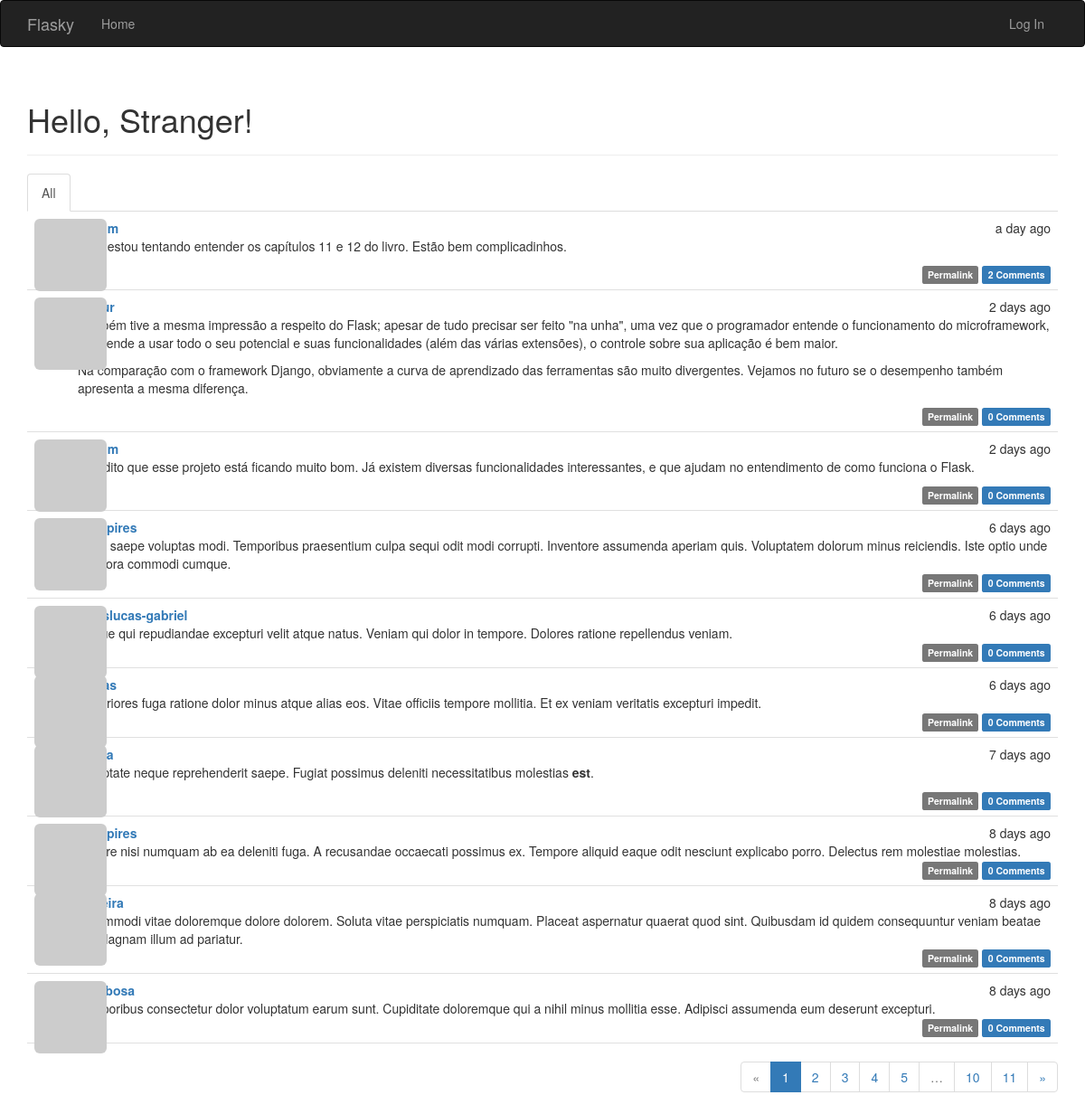
Before: / with the older database file.
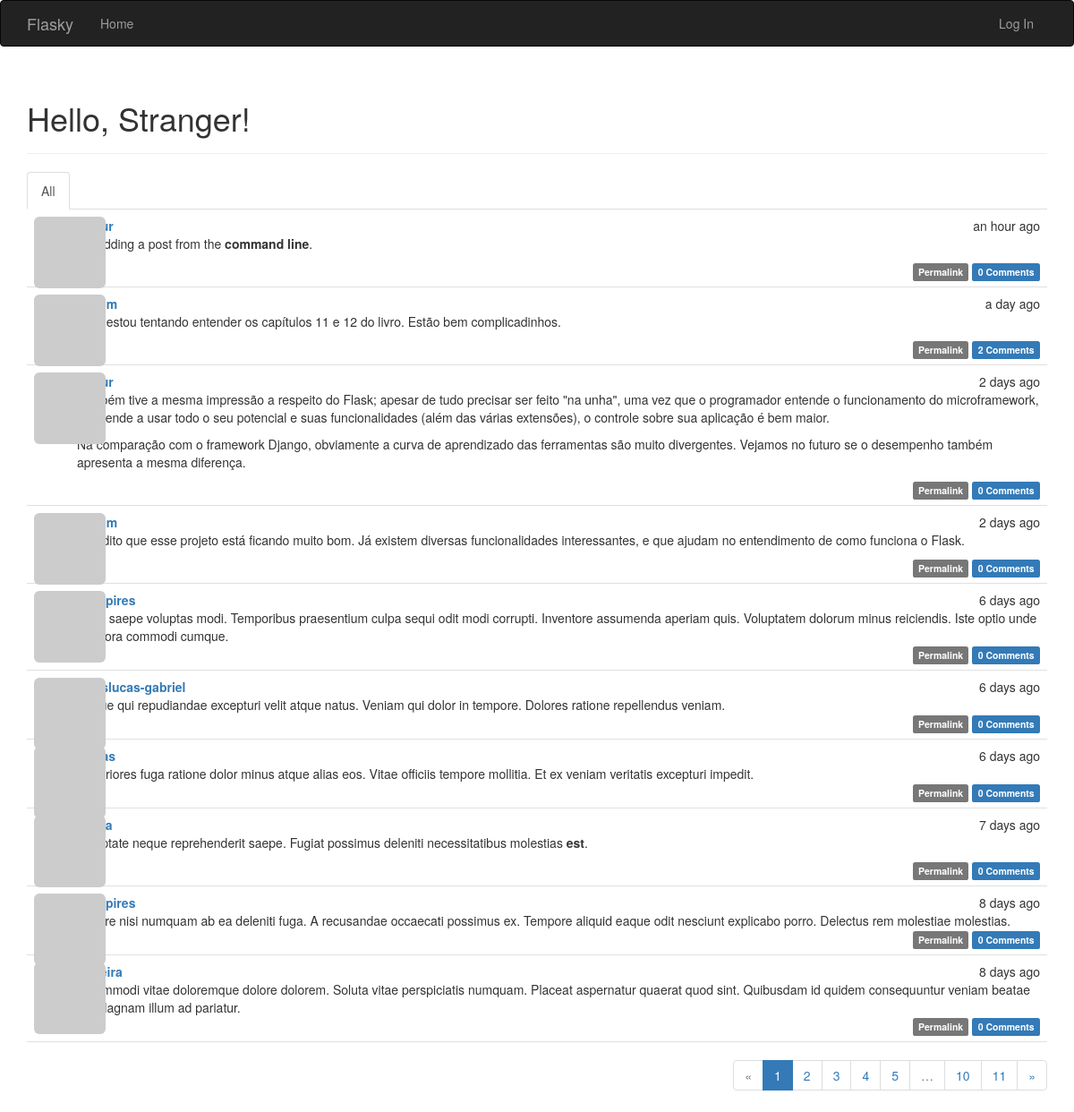
After: the same page with the newer database file.
### app/models.py (models this page shows, shortened)
class Post(db.Model):
    __tablename__ = 'posts'
    id = db.Column(db.Integer, primary_key=True)
    body = db.Column(db.Text)
    body_html = db.Column(db.Text)
    timestamp = db.Column(db.DateTime, index=True, default=datetime.utcnow)
    author_id = db.Column(db.Integer, db.ForeignKey('users.id'))
    comments = db.relationship('Comment', backref='post', lazy='dynamic')

class User(UserMixin, db.Model):
    __tablename__ = 'users'
    id = db.Column(db.Integer, primary_key=True)
    email = db.Column(db.String(64), unique=True, index=True)
    username = db.Column(db.String(64), unique=True, index=True)
    name = db.Column(db.String(64))
    location = db.Column(db.String(64))
    about_me = db.Column(db.Text())
    member_since = db.Column(db.DateTime(), default=datetime.utcnow)
    last_seen = db.Column(db.DateTime(), default=datetime.utcnow)
    confirmed = db.Column(db.Boolean, default=False)
    password_hash = db.Column(db.String(128))
    avatar_hash = db.Column(db.String(32))
    role_id = db.Column(db.Integer, db.ForeignKey('roles.id'))
    posts = db.relationship('Post', backref='author', lazy='dynamic')
    followed = db.relationship(
        'Follow',
        foreign_keys=[Follow.follower_id],
        backref=db.backref('follower', lazy='joined'),
        lazy='dynamic',
        cascade='all, delete-orphan'
    )
    followers = db.relationship(
        'Follow',
        foreign_keys=[Follow.followed_id],
        backref=db.backref('followed', lazy='joined'),
        lazy='dynamic',
        cascade='all, delete-orphan'
    )
    comments = db.relationship('Comment', backref='author', lazy='dynamic')
    @property
    def password(self):
        raise AttributeError('password is not a readable attribute')
    def gravatar_hash(self):
        return hashlib.md5(self.email.lower().encode('utf-8')).hexdigest()
    def gravatar(self, size=100, default='identicon', rating='g'):
        if request.is_secure:
            url = 'https://secure.gravatar.com/avatar'
        else:
            url = 'http://secure.gravatar.com/avatar'
        hash = self.avatar_hash or self.gravatar_hash()
        return f'{url}/{hash}?s={size}&d={default}&r={rating}'

### app/main/views.py (the view, shortened to what this page needs)
@main.route('/', methods=['GET', 'POST'])
def index():
    form = PostForm()
    page = request.args.get('page', 1, type=int)
    show_followed = False
    if current_user.is_authenticated:
        show_followed = bool(request.cookies.get('show_followed', ''))
    if show_followed:
        query = current_user.followed_posts
    else:
        query = Post.query
    pagination = query.order_by(Post.timestamp.desc()).paginate(
        page,
        per_page=current_app.config['FLASKY_POSTS_PER_PAGE'],
        error_out=False,
    )
    posts = pagination.items
    return render_template(
        'index.html',
        form=form,
        posts=posts,
        show_followed=show_followed,
        pagination=pagination
    )

### app/auth/views.py (called while the page is built)
@auth.before_app_request
def before_request():
    if current_user.is_authenticated:
        current_user.ping()
        if (not current_user.confirmed
                and request.endpoint
                and request.blueprint != 'auth'
                and request.endpoint != 'static'):
            return redirect(url_for('auth.unconfirmed'))

### app/main/__init__.py (called while the page is built)
@main.app_context_processor
def inject_permissions():
    return dict(Permission=Permission)

### app/models.py (called while the page is built)
    def can(self, permissions):
        return False

    def is_administrator(self):
        return False

### app/templates/index.html (shortened to what this page needs)
{% extends "base.html" %}
{% import "bootstrap/wtf.html" as wtf %}
{% import "_macros.html" as macros %}
{% block page_content %}
<div class="page-header">
    <h1>Hello, {% if current_user.is_authenticated %}{{ current_user.username }}{% else %}Stranger{% endif %}!</h1>
</div>
<div class="post-tabs">
    <ul class="nav nav-tabs">
        <li{% if not show_followed %} class="active"{% endif %}>
            <a href="{{ url_for('.show_all') }}">All</a>
        </li>
    </ul>
    {% include '_posts.html' %}
</div>
{% if pagination %}
<div class="pagination">
    {{ macros.pagination_widget(pagination, '.index') }}
</div>
{% endif %}
{% endblock %}

### app/templates/_posts.html (shortened to what this page needs)
<ul class="posts">
    {% for post in posts %}
    <li class="post">
        <div class="post-thumbnail">
            <a href="{{ url_for('.user', username=post.author.username) }}">
                <img class="img-rounded profile-thumbnail" src="{{ post.author.gravatar(size=40) }}">
            </a>
        </div>
        <div class="post-content">
            <div class="post-date">{{ moment(post.timestamp).fromNow() }}</div>
            <div class="post-author"><a href="{{ url_for('.user', username=post.author.username) }}">{{ post.author.username }}</a></div>
            <div class="post-body">
                {% if post.body_html %}
                    {{ post.body_html | safe }}
                {% else %}
                    {{ post.body }}
                {% endif %}
            </div>
            <div class="post-footer">
                <a href="{{ url_for('.post', id=post.id) }}">
                    <span class="label label-default">Permalink</span>
                </a>
                <a href="{{ url_for('.post', id=post.id) }}#comments">
                    <span class="label label-primary">{{ post.comments.count() }} Comments</span>
                </a>
            </div>
        </div>
    </li>
    {% endfor %}
</ul>

Changed rows visible on the page:
no longer on this page (row unchanged): Post: timestamp "8 days ago", body "Temporibus consectetur dolor voluptatum earum sunt. Cupiditate doloremque qui a nihil minus mollitia esse. Adipisci assumenda eum deserunt excepturi.", comments.count "0"
added Post: timestamp "an hour ago", body_html "I'm adding a post from the command line .", comments.count "0"
